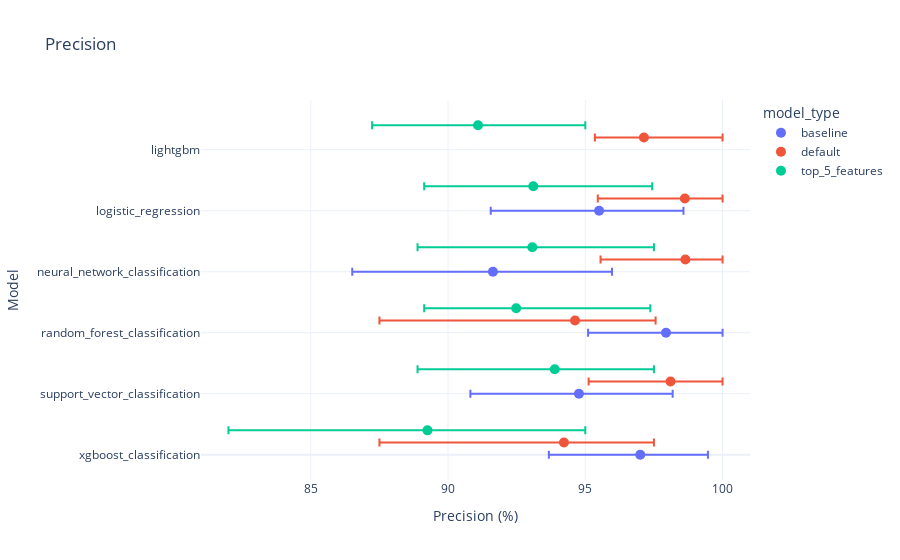
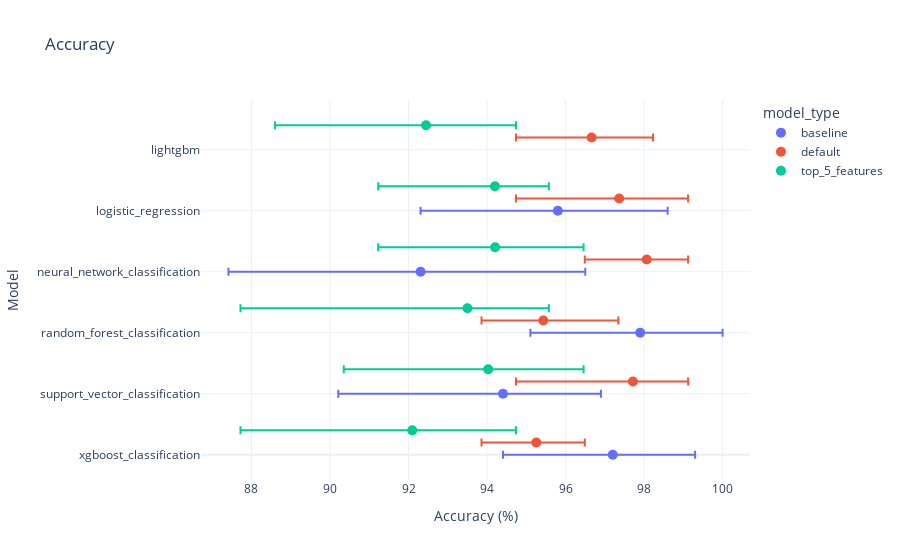

The notebook cell saved with these charts, in order:
### Markdown cell above
## Top 5 Features Model

Try using only the top 5 features (for the RF model above) for building models.

### Code cell
top5_df, top5_acc_pr_df = train(run_name="top_5_features", df=df[["Diagnosis","area3", "perimeter3", "concave_points3", "radius3", "concave_points1"]])
precision_plot([baseline_df, default_acc_pr_df, top5_acc_pr_df])
accuracy_plot([baseline_df, default_acc_pr_df, top5_acc_pr_df])

### Figure 1 — Plotly figure (JSON) as saved in the notebook; plotly's stock layout.template omitted (floating-point values rounded to 4 significant figures)
{"data": [{"error_x": {"array": [2.466, 3.414, 2.06, 4.338, 3.073], "arrayminus": [3.329, 3.954, 2.838, 5.125, 3.948]}, "hovertemplate": "model_type=baseline<br>Precision (%)=%{x}<br>y_jittered=%{y}<extra></extra>", "legendgroup": "baseline", "marker": {"color": "#636EFA", "size": 10, "symbol": "circle"}, "mode": "markers", "name": "baseline", "orientation": "v", "showlegend": true, "type": "scatter", "x": [97.0, 94.77, 97.94, 91.64, 95.5], "xaxis": "x", "y": [0.0, 1.0, 2.0, 3.0, 4.0], "yaxis": "y"}, {"error_x": {"array": [2.935, 1.374, 1.895, 3.278, 1.354, 2.865], "arrayminus": [7.126, 3.171, 2.983, 6.722, 3.09, 1.786]}, "hovertemplate": "model_type=default<br>Precision (%)=%{x}<br>y_jittered=%{y}<extra></extra>", "legendgroup": "default", "marker": {"color": "#EF553B", "size": 10, "symbol": "circle"}, "mode": "markers", "name": "default", "orientation": "v", "showlegend": true, "type": "scatter", "x": [94.63, 98.63, 98.1, 94.22, 98.65, 97.14], "xaxis": "x", "y": [2.2, 4.2, 1.2, 0.2, 3.2, 5.2], "yaxis": "y"}, {"error_x": {"array": [4.886, 4.331, 3.613, 5.75, 4.431, 3.909], "arrayminus": [3.352, 3.974, 4.998, 7.25, 4.18, 3.857]}, "hovertemplate": "model_type=top_5_features<br>Precision (%)=%{x}<br>y_jittered=%{y}<extra></extra>", "legendgroup": "top_5_features", "marker": {"color": "#00CC96", "size": 10, "symbol": "circle"}, "mode": "markers", "name": "top_5_features", "orientation": "v", "showlegend": true, "type": "scatter", "x": [92.48, 93.1, 93.89, 89.25, 93.07, 91.09], "xaxis": "x", "y": [2.4, 4.4, 1.4, 0.4, 3.4, 5.4], "yaxis": "y"}], "layout": {"legend": {"title": {"text": "model_type"}, "tracegroupgap": 0}, "title": {"text": "Precision"}, "xaxis": {"anchor": "y", "domain": [0, 1], "title": {"text": "Precision (%)"}}, "yaxis": {"anchor": "x", "domain": [0, 1], "ticktext": ["xgboost_classification", "support_vector_classification", "random_forest_classification", "neural_network_classification", "logistic_regression", "lightgbm"], "tickvals": [0, 1, 2, 3, 4, 5], "title": {"text": "Model"}}}}

### Figure 2 — Plotly figure (JSON) as saved in the notebook; plotly's stock layout.template omitted (floating-point values rounded to 4 significant figures)
{"data": [{"error_x": {"array": [2.098, 2.496, 2.098, 4.195, 2.797], "arrayminus": [2.797, 4.196, 2.797, 4.895, 3.496]}, "hovertemplate": "model_type=baseline<br>Accuracy (%)=%{x}<br>y_jittered=%{y}<extra></extra>", "legendgroup": "baseline", "marker": {"color": "#636EFA", "size": 10, "symbol": "circle"}, "mode": "markers", "name": "baseline", "orientation": "v", "showlegend": true, "type": "scatter", "x": [97.2, 94.41, 97.9, 92.31, 95.8], "xaxis": "x", "y": [0.0, 1.0, 2.0, 3.0, 4.0], "yaxis": "y"}, {"error_x": {"array": [1.911, 1.756, 1.407, 1.236, 1.054, 1.567], "arrayminus": [1.574, 2.63, 2.979, 1.396, 1.577, 1.927]}, "hovertemplate": "model_type=default<br>Accuracy (%)=%{x}<br>y_jittered=%{y}<extra></extra>", "legendgroup": "default", "marker": {"color": "#EF553B", "size": 10, "symbol": "circle"}, "mode": "markers", "name": "default", "orientation": "v", "showlegend": true, "type": "scatter", "x": [95.43, 97.37, 97.72, 95.26, 98.07, 96.66], "xaxis": "x", "y": [2.2, 4.2, 1.2, 0.2, 3.2, 5.2], "yaxis": "y"}, {"error_x": {"array": [2.074, 1.372, 2.431, 2.641, 2.256, 2.29], "arrayminus": [5.782, 2.975, 3.678, 4.377, 2.976, 3.85]}, "hovertemplate": "model_type=top_5_features<br>Accuracy (%)=%{x}<br>y_jittered=%{y}<extra></extra>", "legendgroup": "top_5_features", "marker": {"color": "#00CC96", "size": 10, "symbol": "circle"}, "mode": "markers", "name": "top_5_features", "orientation": "v", "showlegend": true, "type": "scatter", "x": [93.5, 94.2, 94.03, 92.1, 94.2, 92.45], "xaxis": "x", "y": [2.4, 4.4, 1.4, 0.4, 3.4, 5.4], "yaxis": "y"}], "layout": {"legend": {"title": {"text": "model_type"}, "tracegroupgap": 0}, "title": {"text": "Accuracy"}, "xaxis": {"anchor": "y", "domain": [0, 1], "title": {"text": "Accuracy (%)"}}, "yaxis": {"anchor": "x", "domain": [0, 1], "ticktext": ["xgboost_classification", "support_vector_classification", "random_forest_classification", "neural_network_classification", "logistic_regression", "lightgbm"], "tickvals": [0, 1, 2, 3, 4, 5], "title": {"text": "Model"}}}}
